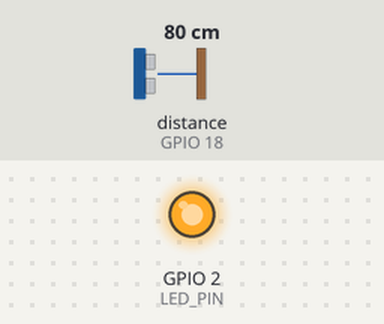
Bench run of a sketch on a simulated ESP32. Shown: output pins drawn as LEDs (lit = HIGH). Wiring (inferred from the names in the program): ultrasonic range finder: trigger GPIO 5; echo GPIO 18. Inputs (shaded band) come from the test bench; at power-on: distance to the obstacle (sensor on GPIO 18) 80 cm. The echo pulse lasts 58.3 µs per cm; WiFi joins after 1.5 s; servers stay silent unless stated; no MQTT or app messages arrive unless stated; pins used as bus, display or sensor lines are not drawn; what the sketch prints to the serial monitor is not drawn.

Above: at 2.7 s.
2.8 s: distance to the obstacle (sensor on GPIO 18) set to 2 cm
At 3.06 s:
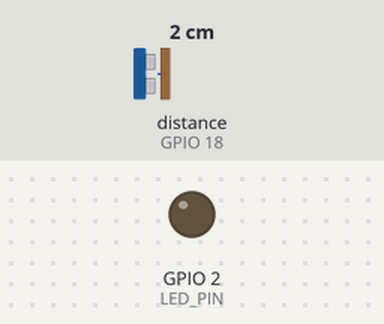
6.8 s: distance to the obstacle (sensor on GPIO 18) set to 60 cm
Timing chart, 0 to 16.5 s (numbered marks = the images above; inputs shaded):
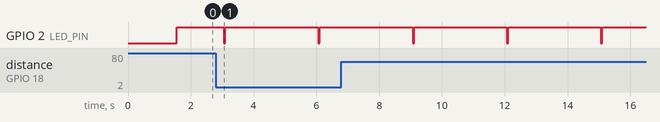

The sketch:

esp32_parking_sensor.ino
```cpp
/**
 * Cloud-Based Smart Parking Management System
 * ESP32 Edge Sensor Firmware for HC-SR04 Ultrasonic Parking Detection
 * Communicates with AWS IoT Core via MQTT over TLS (Port 8883)
 */

#include <WiFi.h>
#include <WiFiClientSecure.h>
#include <PubSubClient.h>

// ==========================================
// 1. Hardware Pin Definitions (ESP32)
// ==========================================
const int TRIG_PIN = 5;       // Ultrasonic Trigger Pin
const int ECHO_PIN = 18;      // Ultrasonic Echo Pin
const int LED_PIN  = 2;       // Onboard Diagnostic LED (GPIO 2)

// ==========================================
// 2. Parking Bay & Threshold Configuration
// ==========================================
const char* SLOT_ID           = "A03";               // Assigned bay identifier
const char* PARKING_AREA      = "Zone A - Ground Level";
const float OCCUPANCY_DIST_CM = 50.0;                // Obstacle threshold (< 50 cm = OCCUPIED)
const unsigned long SENSOR_INTERVAL_MS = 3000;       // Telemetry publish interval

// ==========================================
// 3. Network & AWS IoT Core Configuration
// ==========================================
const char* WIFI_SSID     = "YOUR_WIFI_SSID";
const char* WIFI_PASSWORD = "YOUR_WIFI_PASSWORD";

// AWS IoT Core Endpoint (find in AWS IoT Console > Settings)
const char* AWS_IOT_ENDPOINT = "a2xyz123example-ats.iot.us-east-1.amazonaws.com";
const int   AWS_IOT_PORT     = 8883;
const char* MQTT_PUB_TOPIC   = "parking/sensor/status";
const char* CLIENT_ID        = "ESP32-SmartParking-A03";

// ==========================================
// 4. AWS IoT Core X.509 Device Certificates
// ==========================================
// Root CA Certificate (Amazon Root CA 1)
static const char AWS_CERT_CA[] PROGMEM = R"EOF(
-----BEGIN CERTIFICATE-----
MIIDQTCCAimgAwIBAgITBmyfz5m/jAo54vB4ikPmljZbyjANBgkqhkiG9w0BAQsF
... [PASTE AmazonRootCA1.pem HERE] ...
-----END CERTIFICATE-----
)EOF";

// Device Certificate
static const char AWS_CERT_CRT[] PROGMEM = R"EOF(
-----BEGIN CERTIFICATE-----
MIIDWTCCAkGgAwIBAgIU...
... [PASTE <id>-certificate.pem.crt HERE] ...
-----END CERTIFICATE-----
)EOF";

// Device Private Key
static const char AWS_CERT_PRIVATE[] PROGMEM = R"EOF(
-----BEGIN RSA PRIVATE KEY-----
MIIEowIBAAKCAQEA...
... [PASTE <id>-private.pem.key HERE] ...
-----END RSA PRIVATE KEY-----
)EOF";

// ==========================================
// 5. Global Clients & Variables
// ==========================================
WiFiClientSecure netClient;
PubSubClient mqttClient(netClient);

String lastStatus = "UNKNOWN";
unsigned long lastPublishTime = 0;

// Read distance in centimeters using HC-SR04 ultrasonic echo timing
float measureDistanceCm() {
  digitalWrite(TRIG_PIN, LOW);
  delayMicroseconds(2);
  digitalWrite(TRIG_PIN, HIGH);
  delayMicroseconds(10);
  digitalWrite(TRIG_PIN, LOW);

  long duration = pulseIn(ECHO_PIN, HIGH, 30000); // 30ms timeout
  if (duration == 0) {
    return 999.0; // No obstacle or out of range
  }
  // Speed of sound = 343 m/s = 0.0343 cm/microsecond. Divide by 2 for round-trip.
  return (duration * 0.0343) / 2.0;
}

void connectWiFi() {
  Serial.print("[WiFi] Connecting to: ");
  Serial.println(WIFI_SSID);
  WiFi.mode(WIFI_STA);
  WiFi.begin(WIFI_SSID, WIFI_PASSWORD);

  while (WiFi.status() != WL_CONNECTED) {
    delay(500);
    Serial.print(".");
  }
  Serial.println("\n[WiFi] Connected successfully. IP: " + WiFi.localIP().toString());
}

void connectAWS() {
  netClient.setCACert(AWS_CERT_CA);
  netClient.setCertificate(AWS_CERT_CRT);
  netClient.setPrivateKey(AWS_CERT_PRIVATE);

  mqttClient.setServer(AWS_IOT_ENDPOINT, AWS_IOT_PORT);

  while (!mqttClient.connected()) {
    Serial.print("[MQTT] Connecting to AWS IoT Core...");
    if (mqttClient.connect(CLIENT_ID)) {
      Serial.println(" Connected!");
      digitalWrite(LED_PIN, HIGH);
    } else {
      Serial.print(" Failed! rc=");
      Serial.print(mqttClient.state());
      Serial.println(" Retrying in 4 seconds...");
      delay(4000);
    }
  }
}

void setup() {
  Serial.begin(115200);
  pinMode(TRIG_PIN, OUTPUT);
  pinMode(ECHO_PIN, INPUT);
  pinMode(LED_PIN, OUTPUT);
  digitalWrite(LED_PIN, LOW);

  Serial.println("\n--- ESP32 Smart Parking Sensor Node Initializing ---");
  connectWiFi();
  connectAWS();
}

void loop() {
  if (WiFi.status() != WL_CONNECTED) {
    connectWiFi();
  }
  if (!mqttClient.connected()) {
    connectAWS();
  }
  mqttClient.loop();

  unsigned long now = millis();
  if (now - lastPublishTime >= SENSOR_INTERVAL_MS) {
    lastPublishTime = now;

    // Take 3 median measurements to filter electrical bounce
    float d1 = measureDistanceCm(); delay(20);
    float d2 = measureDistanceCm(); delay(20);
    float d3 = measureDistanceCm();
    float distance = (d1 + d2 + d3) / 3.0;

    String currentStatus = (distance < OCCUPANCY_DIST_CM) ? "OCCUPIED" : "FREE";
    float confidence = (distance < OCCUPANCY_DIST_CM)
      ? min(1.0, 0.80 + (OCCUPANCY_DIST_CM - distance) / 100.0)
      : 0.98;

    // Construct telemetry JSON payload
    String payload = "{";
    payload += "\"slotId\":\"" + String(SLOT_ID) + "\",";
    payload += "\"parkingArea\":\"" + String(PARKING_AREA) + "\",";
    payload += "\"status\":\"" + currentStatus + "\",";
    payload += "\"source\":\"IOT\",";
    payload += "\"distanceCm\":" + String(distance, 1) + ",";
    payload += "\"confidence\":" + String(confidence, 2) + ",";
    payload += "\"timestamp\":\"" + String(now) + "\"";
    payload += "}";

    // Publish to AWS IoT Core
    if (mqttClient.publish(MQTT_PUB_TOPIC, payload.c_str())) {
      Serial.println("[Telemetry Published] " + payload);
      // Blink LED to indicate transmit
      digitalWrite(LED_PIN, LOW); delay(50); digitalWrite(LED_PIN, HIGH);
    } else {
      Serial.println("[MQTT Error] Failed to publish sensor reading");
    }

    lastStatus = currentStatus;
  }
}
```

Measured:
- by itself, GPIO 2 (LED_PIN): alternates HIGH for 3.0 s and LOW for 0.05 s
